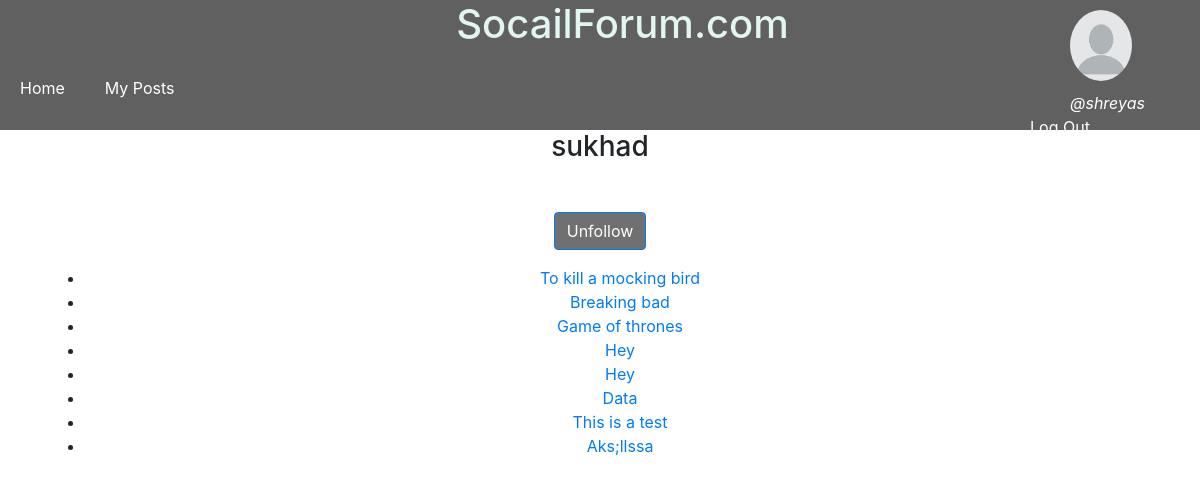
Page /profiles/sukhad/ (signed in) on the committed database.
### posts/models.py (models this page shows, shortened)
class Post(models.Model):
	title		=models.CharField(max_length=200)
	text		=models.TextField()
	user 		=models.ForeignKey(User,default=1)
	image		=models.ImageField(blank=True,null=True,upload_to="image/Post")
	upvotes		=models.IntegerField(default=0)
	slug		=models.SlugField(null=True,blank=True)
	timestamp	=models.DateTimeField(auto_now_add=True)
	updated		=models.DateTimeField(auto_now=True)

### profiles/views.py (the view)
# urls.py: url(r'^(?P<username>[\w-]+)/$',ProfileDetailView.as_view(),name="user_detail"),
class ProfileDetailView(DetailView):
	template_name='profiles/user_detail.html'
	def get_object(self):
		username=self.kwargs.get("username")
		if username is None:
			raise Http404
		return get_object_or_404(User,username__iexact=username,is_active=True)
	def get_context_data(self,*args,**kwargs):
		context=super(ProfileDetailView,self).get_context_data(*args,**kwargs)
		user=context['user']
		is_following=False
		if user.profile in self.request.user.is_following.all():
			is_following=True
			context['is_following']=is_following
		return context

### profiles/templates/profiles/user_detail.html (shortened to what this page needs)
{% extends "base.html" %}
	{% block content %}
	<h3>{{user.username}}</h3><br>
	<p>
		{% include 'profiles/snippets/follow_snippet.html' with username=user.username is_following=is_following %}
	</p>
		<ul>
			{% for post in user.post_set.all %}
				<li>
					<a href="{% url 'posts:details' slug=post.slug %}">{{post.title}}</a>
				</li>
			{% endfor %}
		</ul>
	{% endblock content %}

### templates/snippets/header.html (shortened to what this page needs)
{%  load static %}
<div class="topnav" style="background-color: #606060" >
<div class="row">
<div class="col">
<div style="text-align: center;">
<h1 style="color: #E1F5F1;margin-left: 250px" >SocailForum.com</h1>
</div>
<div class="nav">
		<a  style=" text-decoration: none;padding: 20px; color: white" href="{% url 'home' %}"> Home </a>
		<a style="text-decoration: none;padding:20px; color: white"  href="{% url 'posts:my_posts'  %}">My Posts</a>
	</div>
</div>
<div class="col-sm-2">
	{% if request.user.is_authenticated %}
<div class="row" style="height:70%">
	<img  src='{% static "profiles/profile.png" %}' class="rounded-circle"  alt="my img" style="width: 40%;height: 100% ; padding: 10px;margin-right: 20px;margin-left: 50px">
</div>
<div class="row" >
<i style="color: #FFF;margin-left: 60px;	" > @{{request.user.username}}</i>
<a  style="margin-left: 20px;color: white" href="{% url 'login' %}" >Log Out</a>
{%else%}
<div style="align-self: center;">
	<a  style="padding:20px; color: white ; float: right" href="{% url 'login' %}"> Login </a>
</div>
{% endif %}
</div>
</div>
</div>
</div>

### rows in the picture
Post: title "To kill a mocking bird"
Post: title "Breaking bad"
Post: title "Game of thrones"
Post: title "Hey"
Post: title "Hey"
Post: title "Data"
Post: title "This is a test"
Post: title "Aks;llssa"

### other values in the picture
{{ request.user.username }} "shreyas"
{{ user.username }} "sukhad"
